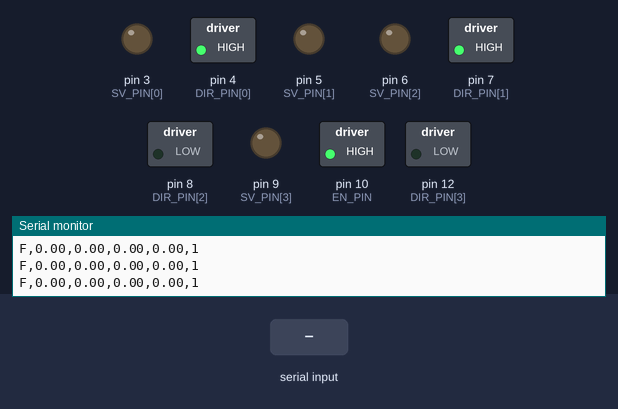
Bench run of a sketch on a simulated Arduino Uno, built with avr-gcc and run on an emulated ATmega328P. Parts: switched loads named in the sketch (green lamp = pin HIGH), output pins drawn as LEDs (lit = HIGH), the last lines printed to the serial monitor. The inputs (shaded band) are chosen by the test bench.

Above: at 1.2 s.
1.3 s: "M,90,45\n" received over Serial
At 1.45 s:
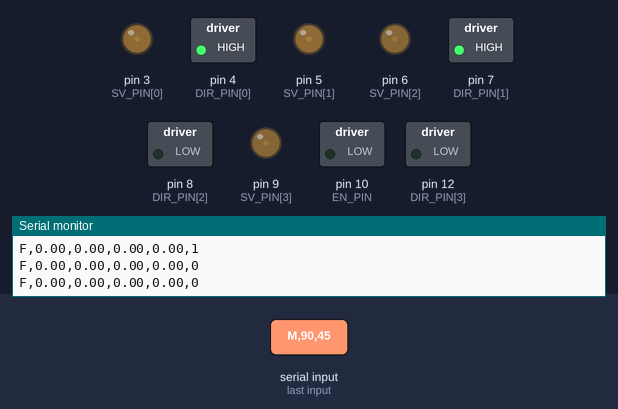
Timing chart, 0 to 4.3 s (numbered marks = the images above; inputs shaded):
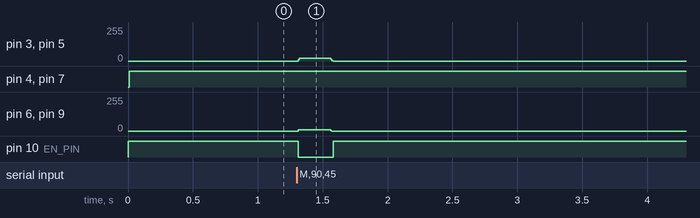

Measured:
- after the input at 1.3 s, pin 3 (SV_PIN[0]), pin 5 (SV_PIN[1]): 0/255 → 22/255 at once, → 0/255 0.25 s later; pin 6 (SV_PIN[2]), pin 9 (SV_PIN[3]): 0/255 → 11/255 at once, → 0/255 0.25 s later; pin 10 (EN_PIN): HIGH → LOW at once, → HIGH 0.27 s later

The sketch:

cart_motor_controller_uno.ino
```cpp
/*
 * cart_motor_controller_uno.ino
 * Arduino UNO firmware for the Hudson cart (4-wheel skid-steer, BLDC).
 *
 * PIN PLAN (matches the wiring drawing):
 *   SV  (PWM, one per driver) : FL=3, RL=5, FR=6, RR=9
 *   F/R (direction, one per driver) : FL=4, RL=7, FR=8, RR=12
 *   EN  (ONE wire, split to all four drivers' EN inputs) : 10
 *   GND : Arduino GND tied to the fuse block negative bus
 *   Pins 2 and 11 are left free (2 = interrupt pin for future PG feedback;
 *   if you later want PG on 2 AND 3, move FL's SV from 3 to 11).
 *
 * Skid-steer: LEFT side = FL + RL, RIGHT side = FR + RR. Both motors on a side
 * receive the same command.
 *
 * Serial protocol (same as the Mega version, motor_bridge.py unchanged):
 *   Jetson -> Uno:  M,<left>,<right>   (-1000..1000)   |   S   (stop)
 *   Uno -> Jetson:  F,<FL>,<RL>,<FR>,<RR>,<timedOut>   every 50 ms
 *   NOTE: no PG/speed feedback is wired, so the four RPM fields are always 0.00.
 *
 * Safety: 250 ms command watchdog -> ramp to 0, then EN dropped (if EN_OFF_WHEN_IDLE).
 * No direction flip while moving. EN is disabled at boot.
 * The hardware e-stop must still cut motor POWER.
 */

#include <Arduino.h>

#if !defined(__AVR_ATmega328P__)
#error "This is the UNO version: choose Tools > Board > Arduino Uno"
#endif

// ======================= CONFIG =======================
enum { FL = 0, RL = 1, FR = 2, RR = 3 };
const uint8_t NUM_MOTORS = 4;

// Index order: FL, RL, FR, RR. All SV pins are real PWM pins on the Uno (3,5,6,9,10,11).
const uint8_t SV_PIN[NUM_MOTORS]  = {3, 5, 6, 9};
const uint8_t DIR_PIN[NUM_MOTORS] = {4, 7, 8, 12};
const uint8_t EN_PIN              = 10;   // single shared enable for all four drivers

// Right-side motors face the opposite way. If a motor spins backward, flip its entry.
const bool INVERT_DIR[NUM_MOTORS] = {false, false, true, true};

const bool SV_INVERTED = false;   // true if driver treats 0% duty as full speed

// ---- EN (enable) -- CONFIRM ON THE BENCH ----
const bool USE_EN           = true;   // false = never touch EN (e.g. EN hard-wired)
const bool EN_ACTIVE_LOW    = true;   // true: EN LOW = enabled. UNCONFIRMED: bench test!
const bool EN_OFF_WHEN_IDLE = true;   // true: drop EN once stopped after timeout/S/e-stop

const bool    USE_ESTOP_INPUT = false; // true once a NC e-stop contact is wired to ESTOP_PIN
const uint8_t ESTOP_PIN       = A0;    // INPUT_PULLUP, LOW = pressed

const uint32_t BAUD              = 115200;
const uint16_t CMD_TIMEOUT_MS    = 250;
const int16_t  MAX_CMD           = 1000;
const uint16_t CONTROL_PERIOD_MS = 10;
const int16_t  RAMP_PER_TICK     = 40;   // 0 -> full in 250 ms
const uint16_t REPORT_PERIOD_MS  = 50;
// ======================================================

enum { LEFT = 0, RIGHT = 1 };

int16_t target[2]  = {0, 0};   // per side
int16_t current[2] = {0, 0};   // per side
bool    enOn       = false;

uint32_t lastCmdMs = 0, lastControlMs = 0, lastReportMs = 0;
bool timedOut = true;

char rxBuf[32];
uint8_t rxLen = 0;

// --------------------------------------------------------------------------------
void setEnable(bool on) {
  enOn = on;
  if (!USE_EN) return;
  // active-low: on -> LOW, off -> HIGH.  active-high: on -> HIGH, off -> LOW.
  digitalWrite(EN_PIN, (on == !EN_ACTIVE_LOW) ? HIGH : LOW);
}

void writeMotor(uint8_t m, int16_t cmd) {
  bool forward = (cmd >= 0);
  if (INVERT_DIR[m]) forward = !forward;
  digitalWrite(DIR_PIN[m], forward ? HIGH : LOW);

  uint16_t mag = abs(cmd);
  uint8_t duty = (uint8_t)((uint32_t)mag * 255 / MAX_CMD);
  if (SV_INVERTED) duty = 255 - duty;
  analogWrite(SV_PIN[m], duty);
}

void rampSide(uint8_t side) {
  int16_t t = target[side];
  int16_t c = current[side];
  if ((c > 0 && t < 0) || (c < 0 && t > 0)) t = 0;  // through zero before reversing
  if (t > c) c = min((int16_t)(c + RAMP_PER_TICK), t);
  else       c = max((int16_t)(c - RAMP_PER_TICK), t);
  current[side] = c;

  if (side == LEFT) { writeMotor(FL, c); writeMotor(RL, c); }
  else              { writeMotor(FR, c); writeMotor(RR, c); }
}

// One EN wire for all drivers: on if anything is commanded or still moving,
// off only when both sides are fully stopped after a timeout/S/e-stop.
void updateEnable() {
  bool active = target[LEFT] != 0 || target[RIGHT] != 0 ||
                current[LEFT] != 0 || current[RIGHT] != 0;
  if (active) {
    if (!enOn) setEnable(true);
  } else if (EN_OFF_WHEN_IDLE && timedOut && enOn) {
    setEnable(false);
  }
}

int16_t clampCmd(long v) {
  if (v >  MAX_CMD) return  MAX_CMD;
  if (v < -MAX_CMD) return -MAX_CMD;
  return (int16_t)v;
}

void stopAll() { target[LEFT] = target[RIGHT] = 0; }

// --------------------------------------------------------------------------------
void handleLine(char *line) {
  if (line[0] == 'M') {
    long l, r;
    if (sscanf(line, "M,%ld,%ld", &l, &r) == 2) {
      target[LEFT]  = clampCmd(l);
      target[RIGHT] = clampCmd(r);
      lastCmdMs = millis();
      timedOut = false;
    }
  } else if (line[0] == 'S') {
    stopAll();
    timedOut = true;   // lets EN drop once the ramp finishes
  }
}

void readSerial() {
  while (Serial.available()) {
    char ch = Serial.read();
    if (ch == '\n' || ch == '\r') {
      if (rxLen > 0) { rxBuf[rxLen] = '\0'; handleLine(rxBuf); rxLen = 0; }
    } else if (rxLen < sizeof(rxBuf) - 1) {
      rxBuf[rxLen++] = ch;
    } else {
      rxLen = 0;
    }
  }
}

void report() {
  // No speed feedback wired: keep the F line format so motor_bridge.py still parses it.
  Serial.print("F,0.00,0.00,0.00,0.00,");
  Serial.println(timedOut ? 1 : 0);
}

// --------------------------------------------------------------------------------
void setup() {
  // EN first, set to its DISABLED level before making it an output, so motors stay off.
  if (USE_EN) {
    digitalWrite(EN_PIN, EN_ACTIVE_LOW ? HIGH : LOW);
    pinMode(EN_PIN, OUTPUT);
  }
  enOn = false;

  Serial.begin(BAUD);

  for (uint8_t m = 0; m < NUM_MOTORS; m++) {
    pinMode(SV_PIN[m], OUTPUT);
    pinMode(DIR_PIN[m], OUTPUT);
    analogWrite(SV_PIN[m], SV_INVERTED ? 255 : 0);
  }

  if (USE_ESTOP_INPUT) pinMode(ESTOP_PIN, INPUT_PULLUP);

  lastControlMs = lastReportMs = millis();
  Serial.println("READY");
}

void loop() {
  readSerial();
  uint32_t now = millis();

  bool estop = USE_ESTOP_INPUT && digitalRead(ESTOP_PIN) == LOW;
  if (estop || (now - lastCmdMs > CMD_TIMEOUT_MS)) {
    stopAll();
    timedOut = true;
  }

  if (now - lastControlMs >= CONTROL_PERIOD_MS) {
    lastControlMs += CONTROL_PERIOD_MS;
    rampSide(LEFT);
    rampSide(RIGHT);
    updateEnable();
  }

  if (now - lastReportMs >= REPORT_PERIOD_MS) {
    report();
    lastReportMs = now;
  }
}
```
